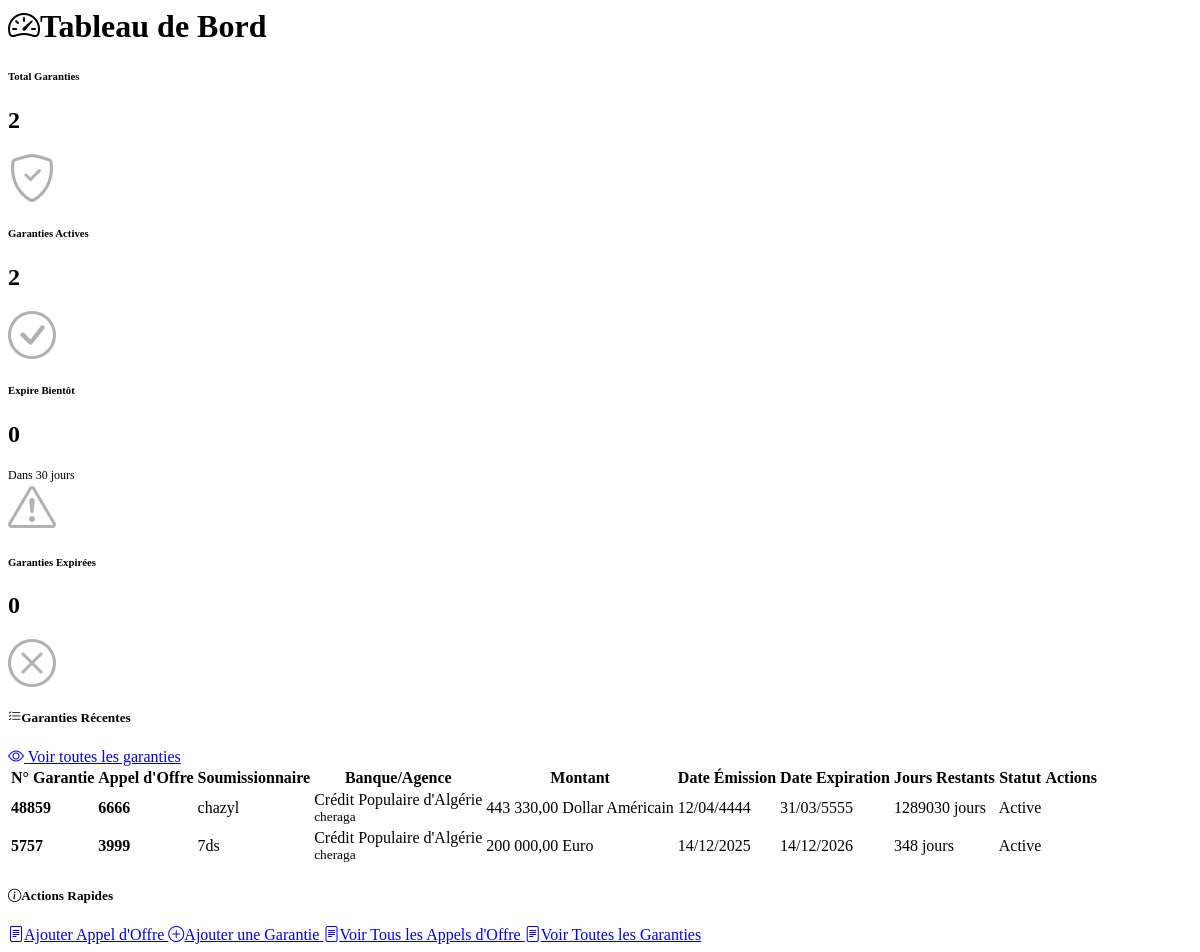
Before: /pages/dashboard.php with the older database file.
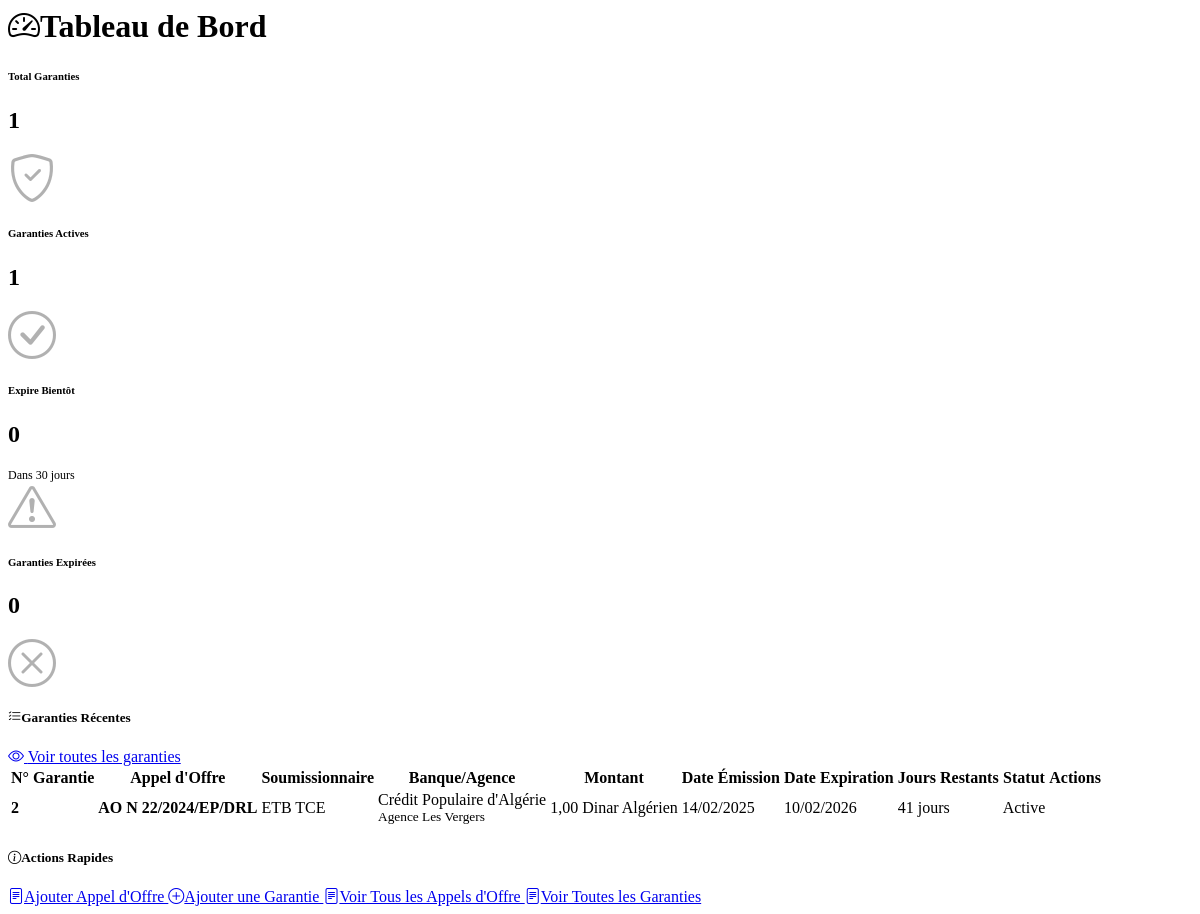
After: the same page with the newer database file.
### tables this page shows
CREATE TABLE IF NOT EXISTS `garantie_soumission` (
  `id` int NOT NULL AUTO_INCREMENT,
  `num_garantie` int NOT NULL,
  `montant_garantie` decimal(15,2) NOT NULL,
  `date_emission` date NOT NULL,
  `date_expiration` date NOT NULL,
  `soumissionnaireID` int NOT NULL,
  `agenceID` int NOT NULL,
  `deviseID` int NOT NULL,
  `structureID` int NOT NULL,
  `appel_offreID` int NOT NULL,
  `statutID` int NOT NULL,
  `utilisateurID` int NOT NULL,
  PRIMARY KEY (`id`),
  UNIQUE KEY `num_garantie` (`num_garantie`),
  KEY `fk_soumissionnaire_garantie` (`soumissionnaireID`),
  KEY `fk_agence_garantie` (`agenceID`),
  KEY `fk_devise_garantie` (`deviseID`),
  KEY `fk_structure_garantie` (`structureID`),
  KEY `fk_appel_garantie` (`appel_offreID`),
  KEY `fk_statut_garantie` (`statutID`),
  KEY `fk_utilisateur_garantie` (`utilisateurID`)
);

CREATE TABLE IF NOT EXISTS `appel_offre` (
  `id` int NOT NULL AUTO_INCREMENT,
  `num_app_offre` varchar(50) NOT NULL,
  `date_emission` date NOT NULL,
  `montant` decimal(15,2) NOT NULL,
  `deviseID` int NOT NULL,
  PRIMARY KEY (`id`),
  UNIQUE KEY `num_app_offre` (`num_app_offre`),
  KEY `fk_devise_appelOffre` (`deviseID`)
);

CREATE TABLE IF NOT EXISTS `soumissionnaire` (
  `id` int NOT NULL AUTO_INCREMENT,
  `nom_entreprise` varchar(255) NOT NULL,
  `adresse` varchar(255) NOT NULL,
  `telephone` varchar(15) NOT NULL,
  `email` varchar(255) NOT NULL,
  `paysID` int NOT NULL,
  PRIMARY KEY (`id`),
  UNIQUE KEY `email` (`email`),
  UNIQUE KEY `nom_entreprise` (`nom_entreprise`),
  UNIQUE KEY `telephone` (`telephone`),
  KEY `fk_pays_soumissionnaire` (`paysID`)
);

CREATE TABLE IF NOT EXISTS `banque` (
  `id` int NOT NULL AUTO_INCREMENT,
  `code` varchar(34) NOT NULL,
  `nom_banque` varchar(255) NOT NULL,
  PRIMARY KEY (`id`),
  UNIQUE KEY `code` (`code`),
  UNIQUE KEY `nom_banque` (`nom_banque`)
);

CREATE TABLE IF NOT EXISTS `agence` (
  `id` int NOT NULL AUTO_INCREMENT,
  `nom` varchar(50) NOT NULL,
  `code` varchar(10) NOT NULL,
  `adresse` varchar(255) NOT NULL,
  `banqueID` int NOT NULL,
  PRIMARY KEY (`id`),
  UNIQUE KEY `code` (`code`),
  UNIQUE KEY `uniq_agence` (`nom`,`adresse`,`banqueID`),
  KEY `fk_banque_agence` (`banqueID`)
);

CREATE TABLE IF NOT EXISTS `devise` (
  `id` int NOT NULL AUTO_INCREMENT,
  `code` varchar(11) NOT NULL,
  `libelle` varchar(255) NOT NULL,
  PRIMARY KEY (`id`),
  UNIQUE KEY `code` (`code`),
  UNIQUE KEY `libelle` (`libelle`)
);

CREATE TABLE IF NOT EXISTS `statut` (
  `id` int NOT NULL AUTO_INCREMENT,
  `code` varchar(11) NOT NULL,
  `libelle` varchar(255) NOT NULL,
  PRIMARY KEY (`id`),
  UNIQUE KEY `code` (`code`)
);

### pages/dashboard.php (the view, shortened to what this page needs)
<?php
require_once 'database.php';
$today = new DateTimeImmutable('today', new DateTimeZone('UTC'));
$todayStr   = $today->format('Y-m-d');
$in30DaysStr = $today->modify('+30 days')->format('Y-m-d');
$totalGaranties = (int) $pdo
    ->query("SELECT COUNT(*) FROM garantie_soumission")
    ->fetchColumn();
$stmt = $pdo->prepare(
    "SELECT COUNT(*)
     FROM garantie_soumission
     WHERE date_expiration >= :today"
);
$stmt->execute(['today' => $todayStr]);
$activeGaranties = (int) $stmt->fetchColumn();
$stmt = $pdo->prepare(
    "SELECT COUNT(*)
     FROM garantie_soumission
     WHERE date_expiration < :today"
);
$stmt->execute(['today' => $todayStr]);
$expiredGaranties = (int) $stmt->fetchColumn();
$stmt = $pdo->prepare(
    "SELECT COUNT(*)
     FROM garantie_soumission
     WHERE date_expiration BETWEEN :today AND :limit"
);
$stmt->execute([
    'today' => $todayStr,
    'limit' => $in30DaysStr,
]);
$expiringSoon = (int) $stmt->fetchColumn();
$query = "
SELECT
    g.id,
    g.num_garantie,
    g.montant_garantie,
    g.date_emission,
    g.date_expiration,
    s.nom_entreprise,
    a.nom AS agence_nom,
    b.nom_banque,
    d.libelle AS devise,
    st.libelle AS statut,
    ao.num_app_offre,
    DATEDIFF(g.date_expiration, :today) AS jours_restants
FROM garantie_soumission g
LEFT JOIN soumissionnaire s ON g.soumissionnaireID = s.id
LEFT JOIN agence a ON g.agenceID = a.id
LEFT JOIN banque b ON a.banqueID = b.id
LEFT JOIN devise d ON g.deviseID = d.id
LEFT JOIN appel_offre ao ON g.appel_offreID = ao.id
LEFT JOIN statut st ON g.statutID = st.id
ORDER BY g.date_emission DESC
LIMIT 20
";
$stmt = $pdo->prepare($query);
$stmt->execute(['today' => $todayStr]);
$garanties = $stmt->fetchAll(PDO::FETCH_ASSOC);
?>
<div class="content-header">
    <h1><i class="bi bi-speedometer2 me-3"></i>Tableau de Bord</h1>
</div>
<div class="row">
    <div class="col-md-3 mb-4">
        <div class="card text-white bg-secondary">
            <div class="card-body">
                <div class="d-flex justify-content-between align-items-center">
                    <div>
                        <h6 class="card-title mb-0">Total Garanties</h6>
                        <h2 class="mt-2 mb-0"><?php echo $totalGaranties; ?></h2>
                    </div>
                    <i class="bi bi-shield-check" style="font-size: 3rem; opacity: 0.3;"></i>
                </div>
            </div>
        </div>
    </div>
    <div class="col-md-3 mb-4">
        <div class="card text-white bg-success">
            <div class="card-body">
                <div class="d-flex justify-content-between align-items-center">
                    <div>
                        <h6 class="card-title mb-0">Garanties Actives</h6>
                        <h2 class="mt-2 mb-0"><?php echo $activeGaranties; ?></h2>
                    </div>
                    <i class="bi bi-check-circle" style="font-size: 3rem; opacity: 0.3;"></i>
                </div>
            </div>
        </div>
    </div>
    <div class="col-md-3 mb-4">
        <div class="card text-white bg-danger">
            <div class="card-body">
                <div class="d-flex justify-content-between align-items-center">
                    <div>
                        <h6 class="card-title mb-0">Expire Bientôt</h6>
                        <h2 class="mt-2 mb-0"><?php echo $expiringSoon; ?></h2>
                        <small style="font-size: 0.75rem;">Dans 30 jours</small>
                    </div>
                    <i class="bi bi-exclamation-triangle" style="font-size: 3rem; opacity: 0.3;"></i>
                </div>
            </div>
        </div>
    </div>
    <div class="col-md-3 mb-4">
        <div class="card text-white bg-dark">
            <div class="card-body">
                <div class="d-flex justify-content-between align-items-center">
                    <div>
                        <h6 class="card-title mb-0">Garanties Expirées</h6>
                        <h2 class="mt-2 mb-0"><?php echo $expiredGaranties; ?></h2>
                    </div>
                    <i class="bi bi-x-circle" style="font-size: 3rem; opacity: 0.3;"></i>
                </div>
            </div>
        </div>
    </div>
</div>
<div class="row">
    <div class="col-12">
        <div class="card">
            <div class="card-header d-flex justify-content-between align-items-center">
                <h5 class="mb-0"><i class="bi bi-list-check me-2"></i>Garanties Récentes</h5>
                <a href="index.php?page=liste-garanties" class="btn nav-link">
                    <i class="bi bi-eye"></i> Voir toutes les garanties
                </a>
            </div>
            <div class="card-body">
                <?php if (!empty($garanties)): ?>
<div class="table-responsive">
    <table class="table table-hover">
        <thead>
            <tr>
                <th>N° Garantie</th>
                <th>Appel d'Offre</th>
                <th>Soumissionnaire</th>
                <th>Banque/Agence</th>
                <th>Montant</th>
                <th>Date Émission</th>
                <th>Date Expiration</th>
                <th>Jours Restants</th>
                <th>Statut</th>
                <th>Actions</th>
            </tr>
        </thead>
        <tbody>
            <?php foreach ($garanties as $row): ?>
            <tr>
                <td><strong><?php echo htmlspecialchars($row['num_garantie']); ?></strong></td>
                <td><strong><?php echo htmlspecialchars($row['num_app_offre']); ?></strong></td>
                <td><?php echo htmlspecialchars($row['nom_entreprise'] ?? 'N/A'); ?></td>
                <td>
                    <?php echo htmlspecialchars($row['nom_banque'] ?? 'N/A'); ?><br>
                    <small class="text-muted"><?php echo htmlspecialchars($row['agence_nom'] ?? 'N/A'); ?></small>
                </td>
                <td><?php echo number_format($row['montant_garantie'], 2, ',', ' '); ?> <?php echo htmlspecialchars($row['devise'] ?? ''); ?></td>
                <td><?php echo date('d/m/Y', strtotime($row['date_emission'])); ?></td>
                <td><?php echo date('d/m/Y', strtotime($row['date_expiration'])); ?></td>
                <td>
                    <?php
                    $jours = $row['jours_restants'];
                    if ($jours < 0) {
                        echo '<span class="badge bg-danger">Expirée</span>';
                    } elseif ($jours <= 30) {
                        echo '<span class="badge bg-warning text-dark">' . $jours . ' jours</span>';
                    } else {
                        echo '<span class="badge bg-success">' . $jours . ' jours</span>';
                    }
                    ?>
                </td>
                <td><?php echo htmlspecialchars($row['statut'] ?? 'N/A'); ?></td>
                <td>
                        </td>
            </tr>
            <?php endforeach; ?>
        </tbody>
    </table>
</div>
<?php else: ?>
<p>Aucune garantie trouvée.</p>
<?php endif; ?>
            </div>
        </div>
    </div>
</div>
<div class="row mt-4">
    <div class="col-12">
        <div class="card">
            <div class="card-header bg-warning text-white">
                <h5 class="mb-0"><i class="bi bi-info-circle me-2"></i>Actions Rapides</h5>
            </div>
            <div class="card-body">
                <div class="d-grid gap-2">
                    <a href="index.php?page=appel-offre" class="btn ajouter text-white">
                        <i class="bi bi-file-text me-2"></i>Ajouter Appel d'Offre
                    </a>
                    <a href="index.php?page=garantie" class="btn ajouter text-white">
                        <i class="bi bi-plus-circle me-2"></i>Ajouter une Garantie
                    </a>
                    <a href="index.php?page=liste-appels-offre" class="btn voir text-secondary-emphasis">
                        <i class="bi bi-file-text me-2"></i>Voir Tous les Appels d'Offre
                    </a>
                    <a href="index.php?page=liste-garanties" class="btn voir text-secondary-emphasis">
                        <i class="bi bi-file-text me-2"></i>Voir Toutes les Garanties
                    </a>
                </div>
            </div>
        </div>
    </div>
</div>
<link rel="stylesheet" href="https://cdn.jsdelivr.net/npm/bootstrap-icons@1.11.1/font/bootstrap-icons.css">

Changed rows visible on the page:
removed garantie_soumission: num_garantie "48859", appel_offreID.num_app_offre "6666", soumissionnaireID.nom_entreprise "chazyl", banque.nom_banque "Crédit Populaire d'Algérie", agenceID.nom "cheraga", montant_garantie "443 330,00", deviseID.libelle "Dollar Américain", date_emission "12/04/4444", date_expiration "31/03/5555", jours "1289030", statutID.libelle "Active"
removed garantie_soumission: num_garantie "5757", appel_offreID.num_app_offre "3999", soumissionnaireID.nom_entreprise "7ds", banque.nom_banque "Crédit Populaire d'Algérie", agenceID.nom "cheraga", montant_garantie "200 000,00", deviseID.libelle "Euro", date_emission "14/12/2025", date_expiration "14/12/2026", jours "348", statutID.libelle "Active"
added garantie_soumission: num_garantie "2", appel_offreID.num_app_offre "AO N 22/2024/EP/DRL", soumissionnaireID.nom_entreprise "ETB TCE", banque.nom_banque "Crédit Populaire d'Algérie", agenceID.nom "Agence Les Vergers", montant_garantie "1,00", deviseID.libelle "Dinar Algérien", date_emission "14/02/2025", date_expiration "10/02/2026", jours "41", statutID.libelle "Active"
Other visible differences:
$totalGaranties: "2" → "1"
$activeGaranties: "2" → "1"
